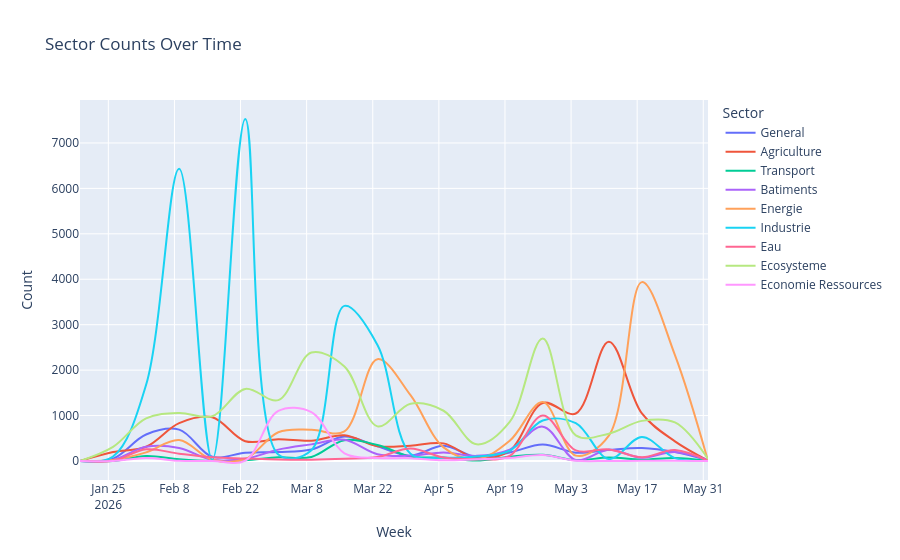

The notebook cell saved with this chart:
### Code cell
df_themes['Week'] = pd.to_datetime(df_themes['Week'])

sector_columns = [
    'General', 'Agriculture', 'Transport', 'Batiments',
    'Energie', 'Industrie', 'Eau', 'Ecosysteme', 'Economie Ressources'
]


weekly_sector = (
    df_themes.assign(
        **{
            sector: (
                df_themes[sector]
                .fillna(False)
                .astype(int)
                * df_themes['Count']
            )
            for sector in sector_columns
        }
    )
    .groupby('Week')[sector_columns]
    .sum()
    .reset_index()
)


weekly_sector_melted = weekly_sector.melt(
    id_vars='Week',
    value_vars=sector_columns,
    var_name='Sector',
    value_name='Count'
)


fig = go.Figure()

for sector in sector_columns:
    subset = weekly_sector_melted[
        weekly_sector_melted['Sector'] == sector
    ]

    fig.add_trace(
        go.Scatter(
            x=subset['Week'],
            y=subset['Count'],
            mode='lines',
            name=sector,
            line_shape='spline'
        )
    )

fig.update_layout(
    title='Sector Counts Over Time',
    xaxis_title='Week',
    yaxis_title='Count',
    hovermode='x unified',
    legend_title='Sector'
)

fig.show()
fig.write_html("charts/Sector_Counts_Over_Time.html", full_html=True, include_plotlyjs='cdn')

### Figure 1 — Plotly figure (JSON) as saved in the notebook; plotly's stock layout.template omitted (floating-point values rounded to 4 significant figures)
{"data": [{"line": {"shape": "spline"}, "mode": "lines", "name": "General", "type": "scatter", "x": ["2026-01-19T00:00:00", "2026-01-26T00:00:00", "2026-02-02T00:00:00", "2026-02-09T00:00:00", "2026-02-16T00:00:00", "2026-02-23T00:00:00", "2026-03-02T00:00:00", "2026-03-09T00:00:00", "2026-03-16T00:00:00", "2026-03-23T00:00:00", "2026-03-30T00:00:00", "2026-04-06T00:00:00", "2026-04-13T00:00:00", "2026-04-20T00:00:00", "2026-04-27T00:00:00", "2026-05-04T00:00:00", "2026-05-11T00:00:00", "2026-05-18T00:00:00", "2026-05-25T00:00:00", "2026-06-01T00:00:00"], "y": [3, 53, 583, 690, 92, 182, 199, 253, 538, 322, 118, 334, 86, 188, 362, 184, 245, 284, 197, 16]}, {"line": {"shape": "spline"}, "mode": "lines", "name": "Agriculture", "type": "scatter", "x": ["2026-01-19T00:00:00", "2026-01-26T00:00:00", "2026-02-02T00:00:00", "2026-02-09T00:00:00", "2026-02-16T00:00:00", "2026-02-23T00:00:00", "2026-03-02T00:00:00", "2026-03-09T00:00:00", "2026-03-16T00:00:00", "2026-03-23T00:00:00", "2026-03-30T00:00:00", "2026-04-06T00:00:00", "2026-04-13T00:00:00", "2026-04-20T00:00:00", "2026-04-27T00:00:00", "2026-05-04T00:00:00", "2026-05-11T00:00:00", "2026-05-18T00:00:00", "2026-05-25T00:00:00", "2026-06-01T00:00:00"], "y": [0, 196, 313, 833, 962, 436, 481, 447, 566, 324, 338, 388, 60, 227, 1277, 1045, 2626, 1046, 432, 10]}, {"line": {"shape": "spline"}, "mode": "lines", "name": "Transport", "type": "scatter", "x": ["2026-01-19T00:00:00", "2026-01-26T00:00:00", "2026-02-02T00:00:00", "2026-02-09T00:00:00", "2026-02-16T00:00:00", "2026-02-23T00:00:00", "2026-03-02T00:00:00", "2026-03-09T00:00:00", "2026-03-16T00:00:00", "2026-03-23T00:00:00", "2026-03-30T00:00:00", "2026-04-06T00:00:00", "2026-04-13T00:00:00", "2026-04-20T00:00:00", "2026-04-27T00:00:00", "2026-05-04T00:00:00", "2026-05-11T00:00:00", "2026-05-18T00:00:00", "2026-05-25T00:00:00", "2026-06-01T00:00:00"], "y": [1, 0, 110, 41, 4, 17, 80, 89, 458, 351, 98, 75, 11, 95, 137, 19, 76, 30, 67, 1]}, {"line": {"shape": "spline"}, "mode": "lines", "name": "Batiments", "type": "scatter", "x": ["2026-01-19T00:00:00", "2026-01-26T00:00:00", "2026-02-02T00:00:00", "2026-02-09T00:00:00", "2026-02-16T00:00:00", "2026-02-23T00:00:00", "2026-03-02T00:00:00", "2026-03-09T00:00:00", "2026-03-16T00:00:00", "2026-03-23T00:00:00", "2026-03-30T00:00:00", "2026-04-06T00:00:00", "2026-04-13T00:00:00", "2026-04-20T00:00:00", "2026-04-27T00:00:00", "2026-05-04T00:00:00", "2026-05-11T00:00:00", "2026-05-18T00:00:00", "2026-05-25T00:00:00", "2026-06-01T00:00:00"], "y": [0, 25, 313, 287, 26, 48, 250, 366, 467, 149, 115, 189, 113, 248, 756, 23, 246, 73, 198, 22]}, {"line": {"shape": "spline"}, "mode": "lines", "name": "Energie", "type": "scatter", "x": ["2026-01-19T00:00:00", "2026-01-26T00:00:00", "2026-02-02T00:00:00", "2026-02-09T00:00:00", "2026-02-16T00:00:00", "2026-02-23T00:00:00", "2026-03-02T00:00:00", "2026-03-09T00:00:00", "2026-03-16T00:00:00", "2026-03-23T00:00:00", "2026-03-30T00:00:00", "2026-04-06T00:00:00", "2026-04-13T00:00:00", "2026-04-20T00:00:00", "2026-04-27T00:00:00", "2026-05-04T00:00:00", "2026-05-11T00:00:00", "2026-05-18T00:00:00", "2026-05-25T00:00:00", "2026-06-01T00:00:00"], "y": [0, 23, 190, 461, 26, 43, 633, 688, 651, 2241, 1448, 300, 39, 444, 1296, 118, 558, 3937, 2330, 4]}, {"line": {"shape": "spline"}, "mode": "lines", "name": "Industrie", "type": "scatter", "x": ["2026-01-19T00:00:00", "2026-01-26T00:00:00", "2026-02-02T00:00:00", "2026-02-09T00:00:00", "2026-02-16T00:00:00", "2026-02-23T00:00:00", "2026-03-02T00:00:00", "2026-03-09T00:00:00", "2026-03-16T00:00:00", "2026-03-23T00:00:00", "2026-03-30T00:00:00", "2026-04-06T00:00:00", "2026-04-13T00:00:00", "2026-04-20T00:00:00", "2026-04-27T00:00:00", "2026-05-04T00:00:00", "2026-05-11T00:00:00", "2026-05-18T00:00:00", "2026-05-25T00:00:00", "2026-06-01T00:00:00"], "y": [0, 99, 1677, 6430, 23, 7527, 142, 239, 3414, 2555, 160, 73, 98, 226, 890, 833, 42, 530, 63, 8]}, {"line": {"shape": "spline"}, "mode": "lines", "name": "Eau", "type": "scatter", "x": ["2026-01-19T00:00:00", "2026-01-26T00:00:00", "2026-02-02T00:00:00", "2026-02-09T00:00:00", "2026-02-16T00:00:00", "2026-02-23T00:00:00", "2026-03-02T00:00:00", "2026-03-09T00:00:00", "2026-03-16T00:00:00", "2026-03-23T00:00:00", "2026-03-30T00:00:00", "2026-04-06T00:00:00", "2026-04-13T00:00:00", "2026-04-20T00:00:00", "2026-04-27T00:00:00", "2026-05-04T00:00:00", "2026-05-11T00:00:00", "2026-05-18T00:00:00", "2026-05-25T00:00:00", "2026-06-01T00:00:00"], "y": [0, 3, 258, 160, 81, 55, 32, 28, 48, 86, 273, 76, 40, 113, 1002, 234, 254, 83, 241, 2]}, {"line": {"shape": "spline"}, "mode": "lines", "name": "Ecosysteme", "type": "scatter", "x": ["2026-01-19T00:00:00", "2026-01-26T00:00:00", "2026-02-02T00:00:00", "2026-02-09T00:00:00", "2026-02-16T00:00:00", "2026-02-23T00:00:00", "2026-03-02T00:00:00", "2026-03-09T00:00:00", "2026-03-16T00:00:00", "2026-03-23T00:00:00", "2026-03-30T00:00:00", "2026-04-06T00:00:00", "2026-04-13T00:00:00", "2026-04-20T00:00:00", "2026-04-27T00:00:00", "2026-05-04T00:00:00", "2026-05-11T00:00:00", "2026-05-18T00:00:00", "2026-05-25T00:00:00", "2026-06-01T00:00:00"], "y": [0, 311, 938, 1056, 984, 1585, 1340, 2388, 2078, 762, 1259, 1106, 367, 860, 2694, 563, 602, 883, 849, 46]}, {"line": {"shape": "spline"}, "mode": "lines", "name": "Economie Ressources", "type": "scatter", "x": ["2026-01-19T00:00:00", "2026-01-26T00:00:00", "2026-02-02T00:00:00", "2026-02-09T00:00:00", "2026-02-16T00:00:00", "2026-02-23T00:00:00", "2026-03-02T00:00:00", "2026-03-09T00:00:00", "2026-03-16T00:00:00", "2026-03-23T00:00:00", "2026-03-30T00:00:00", "2026-04-06T00:00:00", "2026-04-13T00:00:00", "2026-04-20T00:00:00", "2026-04-27T00:00:00", "2026-05-04T00:00:00", "2026-05-11T00:00:00", "2026-05-18T00:00:00", "2026-05-25T00:00:00", "2026-06-01T00:00:00"], "y": [0, 0, 67, 4, 1, 7, 1102, 1077, 169, 68, 62, 16, 39, 68, 130, 6, 2, 4, 7, 0]}], "layout": {"hovermode": "x unified", "legend": {"title": {"text": "Sector"}}, "title": {"text": "Sector Counts Over Time"}, "xaxis": {"title": {"text": "Week"}}, "yaxis": {"title": {"text": "Count"}}}}
